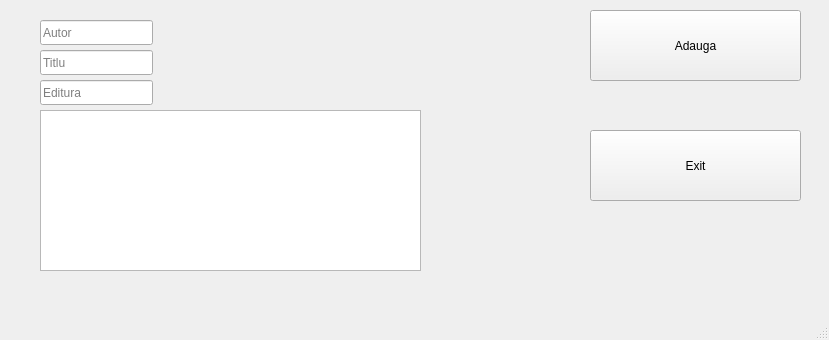
<?xml version="1.0" encoding="UTF-8"?>
<ui version="4.0">
 <class>AddBookWindow</class>
 <widget class="QMainWindow" name="AddBookWindow">
  <property name="geometry">
   <rect>
    <x>0</x>
    <y>0</y>
    <width>829</width>
    <height>340</height>
   </rect>
  </property>
  <property name="windowTitle">
   <string>Add Book</string>
  </property>
  <widget class="QWidget" name="centralwidget">
   <widget class="QLineEdit" name="lineEditAutor">
    <property name="geometry">
     <rect>
      <x>40</x>
      <y>20</y>
      <width>113</width>
      <height>25</height>
     </rect>
    </property>
    <property name="placeholderText">
     <string>Autor</string>
    </property>
   </widget>
   <widget class="QLineEdit" name="lineEditTitlu">
    <property name="geometry">
     <rect>
      <x>40</x>
      <y>50</y>
      <width>113</width>
      <height>25</height>
     </rect>
    </property>
    <property name="placeholderText">
     <string>Titlu</string>
    </property>
   </widget>
   <widget class="QLineEdit" name="lineEditEditura">
    <property name="geometry">
     <rect>
      <x>40</x>
      <y>80</y>
      <width>113</width>
      <height>25</height>
     </rect>
    </property>
    <property name="placeholderText">
     <string>Editura</string>
    </property>
   </widget>
   <widget class="QTextEdit" name="textEditContent">
    <property name="geometry">
     <rect>
      <x>40</x>
      <y>110</y>
      <width>381</width>
      <height>161</height>
     </rect>
    </property>
   </widget>
   <widget class="QPushButton" name="pushButtonAddBook">
    <property name="geometry">
     <rect>
      <x>590</x>
      <y>10</y>
      <width>211</width>
      <height>71</height>
     </rect>
    </property>
    <property name="text">
     <string>Adauga</string>
    </property>
   </widget>
   <widget class="QPushButton" name="pushButtonExit">
    <property name="geometry">
     <rect>
      <x>590</x>
      <y>130</y>
      <width>211</width>
      <height>71</height>
     </rect>
    </property>
    <property name="text">
     <string>Exit</string>
    </property>
   </widget>
  </widget>
  <widget class="QMenuBar" name="menubar">
   <property name="geometry">
    <rect>
     <x>0</x>
     <y>0</y>
     <width>829</width>
     <height>22</height>
    </rect>
   </property>
  </widget>
  <widget class="QStatusBar" name="statusbar"/>
 </widget>
 <resources/>
 <connections/>
</ui>
